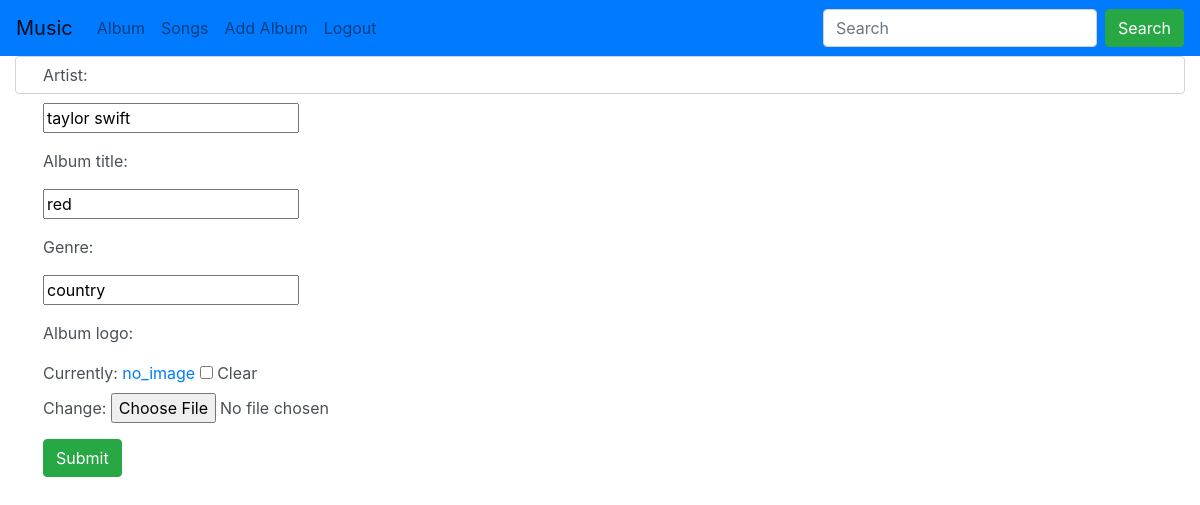
/music/update-album/1/, run on an earlier commit of the app's database.
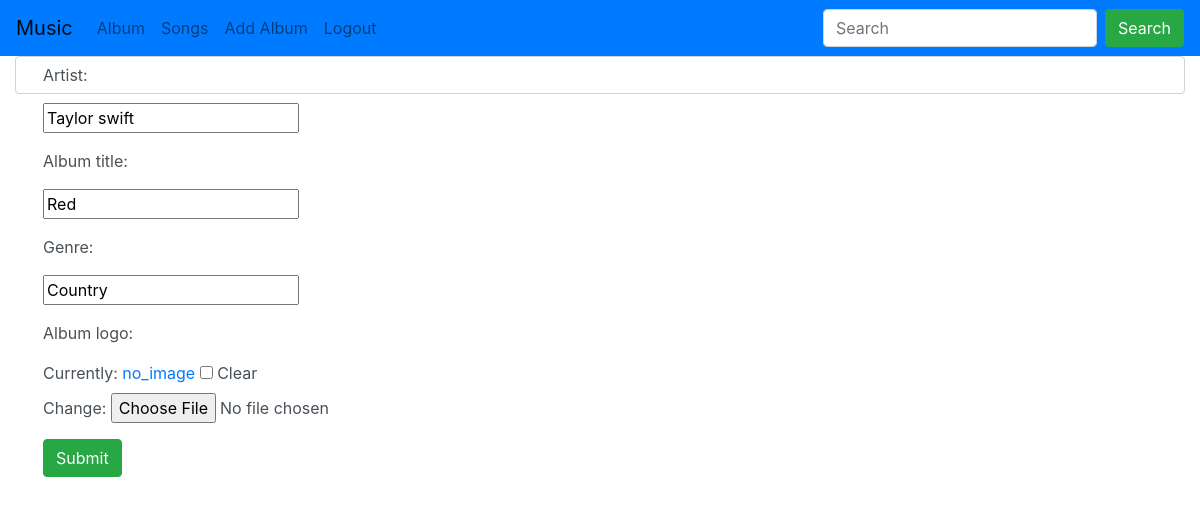
And on a later commit of the database.
### music/models.py (models this page shows, shortened)
class Album(models.Model):
    artist = models.CharField(max_length=100, null=False)
    album_title = models.CharField(max_length=100)
    genre = models.CharField(max_length=100)
    album_logo = models.FileField(null=True, blank=True)

### music/views.py (the view)
# urls.py: path('update-album/<int:pk>/', views.UpdateAlbumView.as_view(), name='update-album'),
class UpdateAlbumView(generic.UpdateView):
    model = Album
    fields = ['artist', 'album_title', 'genre', 'album_logo']

### music/templates/music/album_form.html (shortened to what this page needs)
{% extends 'music/base.html' %}
{% load static %}
{% block content %}
    <div class="container-fluid">
        <div class="row">
            <div class="col-md-12 col-sm-8">
                <form class="form-control" action="" method="post" enctype="multipart/form-data">
                    {% include 'music/form_template.html' %}
                    <div class="form-group">
                        <div class="col-sm-offset-2 col-sm-10">
                            <button type="submit" class="btn btn-success">Submit</button>
                        </div>
                    </div>
                </form>
            </div>
        </div>
    </div>
{% endblock %}

### music/templates/music/form_template.html (shortened to what this page needs)
{% for field in form %}
    <div class="form-group">
        <label class="control-label col-sm-2">{{ field.label_tag }}</label>
        <div class="col-sm-10">{{ field }}</div>
    </div>
{% endfor %}

What changed in the data, as far as the page shows it:
changed Album: artist "taylor swift" → "Taylor swift"; album_title "red" → "Red"; genre "country" → "Country"
